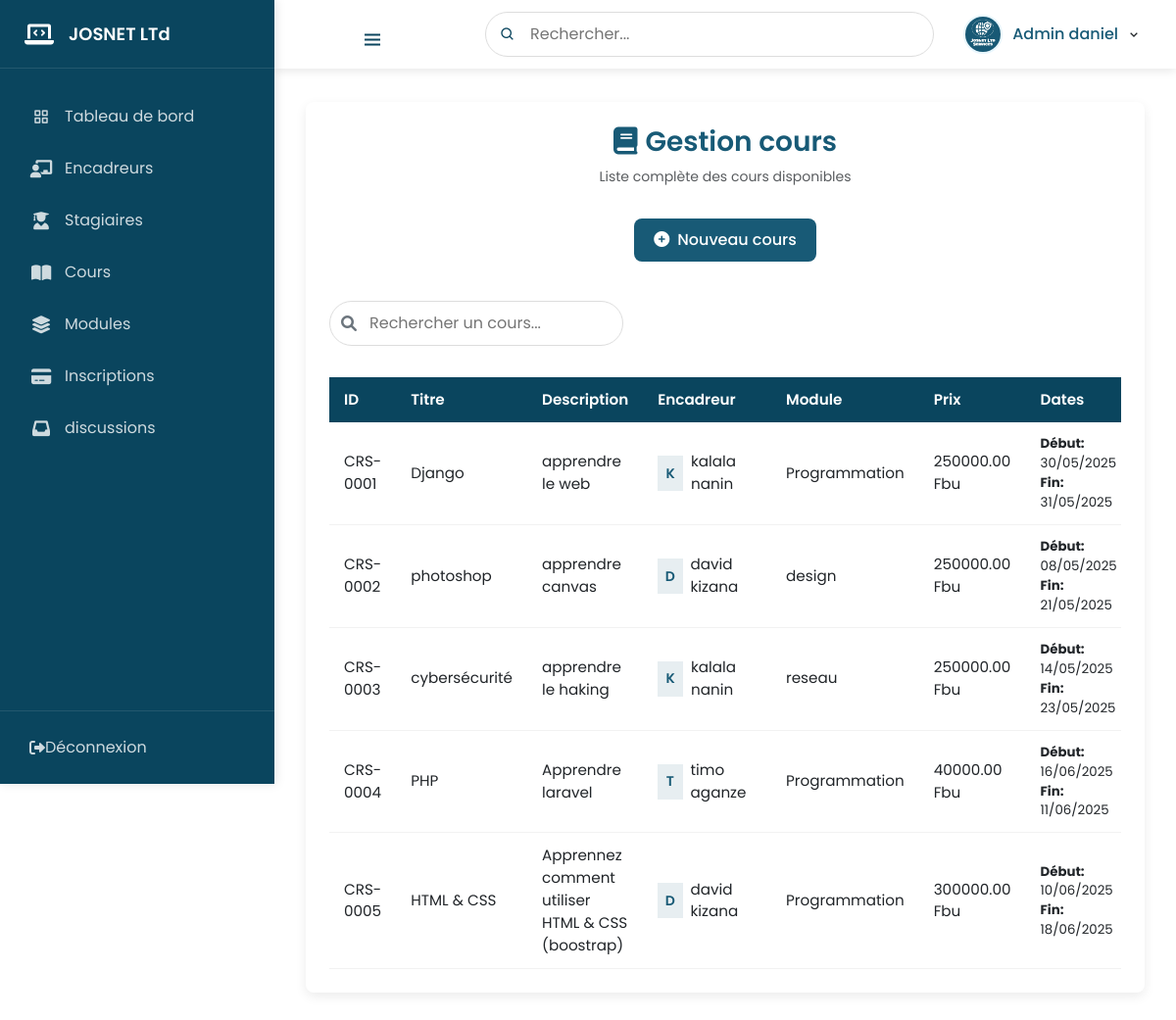
The app's page /liste_cours/ (signed in) with its own data.
### inscription/models.py (models this page shows, shortened)
class Cours(models.Model):
    titre = models.CharField(max_length=100)
    description = models.TextField()
    formateur = models.ForeignKey(Formateur, on_delete=models.SET_NULL, null=True, blank=True)
    date_debut = models.DateField()
    date_fin = models.DateField()
    module = models.ForeignKey(Module, on_delete=models.CASCADE)
    price = models.DecimalField(max_digits=10, decimal_places=2,default=0)
    heure = models.FloatField(default=0)
    est_actif = models.BooleanField(default=True)

class Formateur(models.Model):
    user = models.OneToOneField(User,on_delete= models.CASCADE)
    adress = models.CharField(max_length= 20)
    telephone = models.CharField(max_length= 20)
    is_approved = models.BooleanField(default=False)  # Ajout de l'approbation
    statut = models.BooleanField(default=False)
    module = models.ForeignKey('Module', on_delete=models.SET_NULL, null=True, blank=True)

class Module(models.Model):
    nom = models.CharField(max_length=100, unique=True)
    description = models.TextField()

### inscription/views.py (the view)
# urls.py: path('liste_cours/', liste_cours, name='liste_cours'),
@login_required(login_url='login')
def liste_cours(request):
    cours = Cours.objects.all().select_related('formateur', 'module')  # Ajoutez les relations nécessaires
    return render(request, 'liste_cours.html', {'cours': cours})

### inscription/templates/liste_cours.html (shortened to what this page needs)
{% extends 'index.html' %}
{% load static %}
{% block content %}
<div class="table-container">
    <div class="table-header text-center">
        <div class="header-content">
            <h3 class="table-title">
                <i class="fas fa-book me-2"></i>Gestion cours
            </h3>
            <p class="table-subtitle text-muted mb-3">Liste complète des cours disponibles</p>
        </div>
        <a href="{% url 'ajouter_cours' %}" class="btn btn-add-formateur">
            <i class="fas fa-plus-circle me-2"></i>Nouveau cours
        </a>
    </div>
    <div class="table-controls mb-4">
        <div class="search-box">
            <i class="fas fa-search"></i>
            <input type="text" class="search-input" placeholder="Rechercher un cours..." data-search-table>
        </div>
    </div>
    <div class="table-responsive">
        <table class="professional-table">
            <thead>
                <tr>
                    <th width="100">ID</th>
                    <th>Titre</th>
                    <th>Description</th>
                    <th>Encadreur</th>
                    <th>Module</th>
                    <th>Prix</th>
                    <th>Dates</th>
                </tr>
            </thead>
            <tbody>
                {% for cour in cours %}
                <tr data-status="{{ cour.get_status }}">
                    <td>CRS-{{ cour.id|stringformat:"04d" }}</td>
                    <td>{{ cour.titre }}</td>
                    <td>{{ cour.description|truncatechars:50 }}</td>
                    <td>
                        <div class="d-flex align-items-center">
                            <div class="avatar-sm me-2">
                                <span class="avatar-text bg-primary-light text-primary">
                                    {{ cour.formateur.user.username|first|upper }}
                                </span>
                            </div>
                            {{ cour.formateur.user.username }}
                        </div>
                    </td>
                    <td>{{ cour.module.nom }}</td>
                    <td>{{ cour.price }} Fbu</td>
                    <td>
                        <div class="d-flex flex-column">
                            <small><strong>Début:</strong> {{ cour.date_debut|date:"d/m/Y" }}</small>
                            <small><strong>Fin:</strong> {{ cour.date_fin|date:"d/m/Y" }}</small>
                        </div>
                    </td>
                </tr>
                {% endfor %}
            </tbody>
        </table>
    </div>
</div>
{% endblock %}

### inscription/templates/navbar.html (shortened to what this page needs)
{% load static %}
<div class="admin-sidebar">
   <a href="{% url 'accueil' %}" class="sidebar-header" style="display: flex; align-items: center; text-decoration: none; color: inherit;">
    <i class="fas fa-laptop-code"></i>
    <span class="logo-name">JOSNET LTd</span>
</a>
    <ul class="sidebar-menu">
        <li class="menu-item">
            <a href="{% url 'dashboard' %}">
                <i class="bx bx-grid-alt"></i>
                <span>Tableau de bord</span>
            </a>
        </li>
        <li class="menu-item">
            <a href="{% url 'pageform' %}">
                <i class="fas fa-chalkboard-teacher"></i>
                <span>Encadreurs</span>
            </a>
        </li>
        <li class="menu-item">
            <a href="{% url 'pageappr' %}">
                <i class="fas fa-user-graduate"></i>
                <span>Stagiaires</span>
            </a>
        </li>
        <li class="menu-item">
            <a href="{% url 'liste_cours' %}">
                <i class="fas fa-book-open"></i>
                <span>Cours</span>
            </a>
        </li>
        <li class="menu-item">
            <a href="{% url 'liste_module' %}">
                <i class="fas fa-layer-group"></i>
                <span>Modules</span>
            </a>
        </li>
        <li class="menu-item">
            <a href="{% url 'gestion_paiements' %}">
                <i class="fas fa-credit-card"></i>
                <span>Inscriptions</span>
            </a>
        </li>
        <li class="menu-item">
    <a href="{% url 'messagerie:boite_reception' %}" class="nav-link">
    <i class="fas fa-inbox"></i> discussions
</a>
      </li>
    </ul>
    <div class="sidebar-footer">
        <a href="{% url 'creation_compte' %}" class="logout-btn">
            <i class="fas fa-sign-out-alt"></i>
            <span>Déconnexion</span>
        </a>
    </div>
</div>
<nav class="admin-topbar">
     <div class="left-section">
    <button class="sidebar-toggle">
        <i class="bx bx-menu"></i>
    </button>
</div>
    <div class="search-section">
        <div class="search-container">
            <i class="bx bx-search"></i>
            <input type="text" placeholder="Rechercher..." class="search-input">
        </div>
    </div>
    <div class="right-section">
        <div class="profile-dropdown">
            <img src="{% static 'images/logo.jpg' %}" alt="Admin" class="profile-img">
            <span class="admin-name">Admin  {{user}}</span>
            <i class="bx bx-chevron-down"></i>
        </div>
    </div>
</nav>

### inscription/static/css/style.css (style rules this page uses)
* { margin: 0; padding: 0; box-sizing: border-box; font-family: "Poppins", sans-serif; }
input, textarea, select { margin-bottom: 10px; box-sizing: border-box; width: 100%; margin: 8px 0; padding: 8px 5px; border-radius: 5px; border: 1px solid #ccc; }
button { background-color: #185a76; color: white; width: 150px; height: 30px; border: 1px solid #ccc; font-size: 15px; border-radius: 5px; }

### inscription/templates/index.html (style rules this page uses)
:root { --primary-color: #185a76; --primary-light: rgba(24, 90, 118, 0.1); --primary-hover: #134b63; --text-dark: #2c3e50; --border-radius: 8px; --box-shadow: 0 4px 12px rgba(0, 0, 0, 0.08); }
.professional-table { width: 100%; border-collapse: separate; border-spacing: 0; font-size: 0.95rem; }
.professional-table thead th { background-color: var(--primary-color); color: white; padding: 12px 15px; font-weight: 600; position: sticky; top: 0; }
.professional-table tbody tr { transition: all 0.2s; }
.professional-table tbody td { padding: 12px 15px; border-bottom: 1px solid rgba(0, 0, 0, 0.05); }
.table-container { background: white; border-radius: var(--border-radius); box-shadow: var(--box-shadow); padding: 1.5rem; margin-bottom: 2rem; }
.table-header { display: flex; justify-content: space-between; align-items: center; margin-bottom: 1.5rem; }
.bg-primary-light { background-color: rgba(24, 90, 118, 0.1); }
.text-primary { color: #185a76 !important; }

### inscription/templates/navbar.html (style rules this page uses)
:root { --primary-color: #0a455e; --primary-dark: #185a76; --primary-light: #e9f7fe; --sidebar-width: 280px; --topbar-height: 70px; --transition-speed: 0.3s; }
.admin-sidebar { position: fixed; top: 0; left: 0; width: var(--sidebar-width); height: 100vh; background: var(--primary-color); color: white; transition: all var(--transition-speed) ease; z-index: 1000; display: flex; flex-direction: column; box-shadow: 2px 0 10px rgba(0, 0, 0, 0.1); }
.sidebar-header { display: flex; align-items: center; padding: 0 25px; height: var(--topbar-height); border-bottom: 1px solid rgba(255, 255, 255, 0.1); }
.sidebar-header i { font-size: 24px; margin-right: 15px; color: white; }
.logo-name { font-size: 18px; font-weight: 600; color: white; }
.sidebar-menu { flex: 1; overflow-y: auto; padding: 20px 0; margin: 0; list-style: none; }
.menu-item { margin: 5px 15px; }
.menu-item a { display: flex; align-items: center; padding: 12px 15px; color: rgba(255, 255, 255, 0.8); text-decoration: none; border-radius: 6px; transition: all var(--transition-speed) ease; position: relative; }
.menu-item i { font-size: 18px; margin-right: 12px; width: 24px; text-align: center; }
.sidebar-footer { padding: 15px; border-top: 1px solid rgba(255, 255, 255, 0.1); }
.logout-btn { display: flex; align-items: center; padding: 10px 15px; color: rgba(255, 255, 255, 0.8); text-decoration: none; border-radius: 6px; transition: all var(--transition-speed) ease; }
.admin-topbar { position: fixed; top: 0; left: var(--sidebar-width); right: 0; height: var(--topbar-height); background: white; display: flex; align-items: center; justify-content: space-between; padding: 0 25px; box-shadow: 0 2px 10px rgba(0, 0, 0, 0.1); z-index: 999; transition: all var(--transition-speed) ease; }
.left-section { display: flex; align-items: center; }
.sidebar-toggle { background: none; border: none; font-size: 24px; color: var(--primary-color); margin-right: 20px; cursor: pointer; padding: 5px; border-radius: 4px; transition: all var(--transition-speed) ease; }
.search-section { flex: 1; max-width: 500px; margin: 0 20px; }
.search-container { position: relative; }
.search-container i { position: absolute; left: 15px; top: 50%; transform: translateY(-50%); color: var(--primary-color); }
.search-input { width: 100%; padding: 10px 15px 10px 45px; border: 1px solid #ddd; border-radius: 25px; outline: none; transition: all var(--transition-speed) ease; }
.right-section { display: flex; align-items: center; }
.profile-dropdown { position: relative; display: flex; align-items: center; cursor: pointer; padding: 5px 10px; border-radius: 25px; transition: all var(--transition-speed) ease; }
.profile-img { width: 40px; height: 40px; border-radius: 50%; object-fit: cover; margin-right: 10px; border: 2px solid var(--primary-light); }
.admin-name { font-weight: 500; color: var(--primary-dark); margin-right: 8px; }

### records on screen
Cours: id "0001", titre "Django", description "apprendre le web", formateur.user.username|first "K", formateur.user.username "kalala nanin", module.nom "Programmation", price "250000.00", date_debut "30/05/2025", date_fin "31/05/2025"
Cours: id "0002", titre "photoshop", description "apprendre canvas", formateur.user.username|first "D", formateur.user.username "david kizana", module.nom "design", price "250000.00", date_debut "08/05/2025", date_fin "21/05/2025"
Cours: id "0003", titre "cybersécurité", description "apprendre le haking", formateur.user.username|first "K", formateur.user.username "kalala nanin", module.nom "reseau", price "250000.00", date_debut "14/05/2025", date_fin "23/05/2025"
Cours: id "0004", titre "PHP", description "Apprendre laravel", formateur.user.username|first "T", formateur.user.username "timo aganze", module.nom "Programmation", price "40000.00", date_debut "16/06/2025", date_fin "11/06/2025"
Cours: id "0005", titre "HTML & CSS", description "Apprennez comment utiliser HTML & CSS (boostrap)", formateur.user.username|first "D", formateur.user.username "david kizana", module.nom "Programmation", price "300000.00", date_debut "10/06/2025", date_fin "18/06/2025"

### other values on screen
{{ user }} "daniel"
